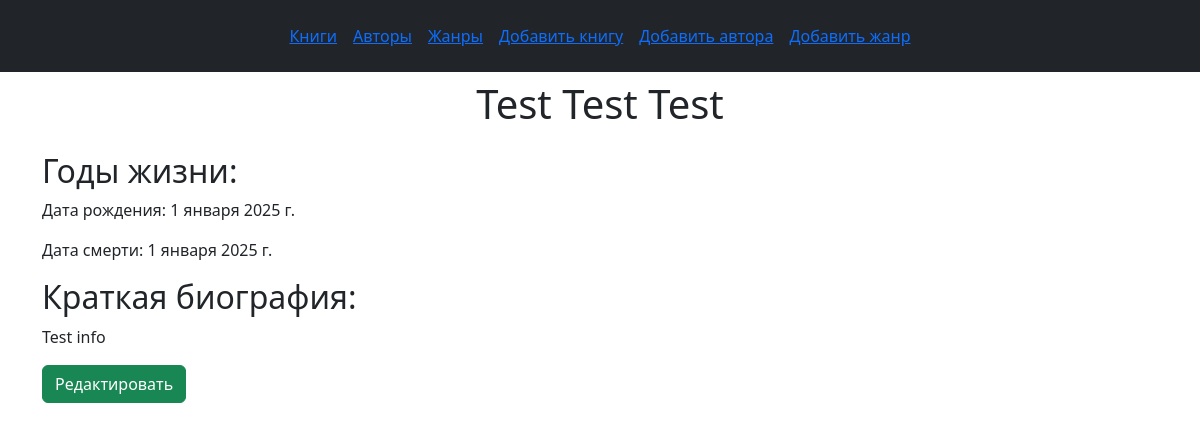
Page /authors/9 on the earlier database version.
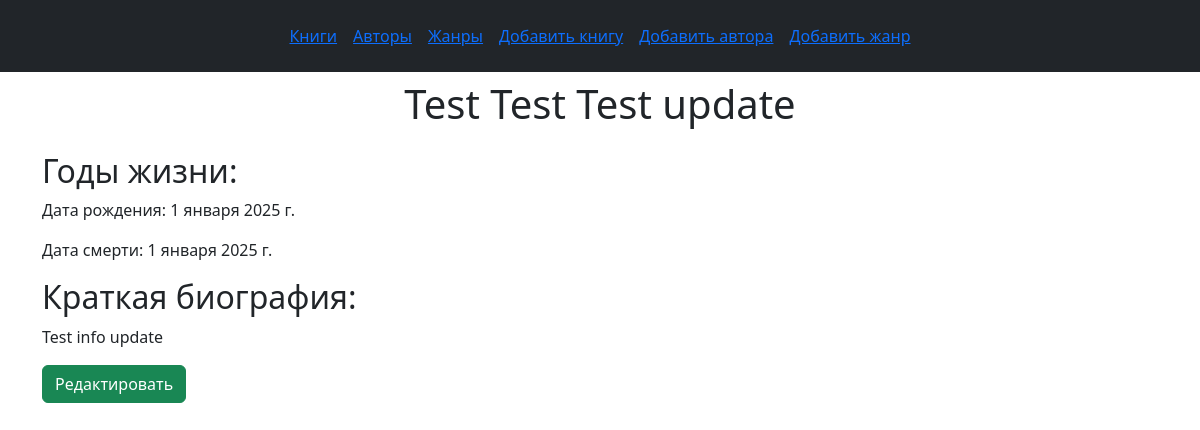
Same page on the later database version.
### books/models.py (models this page shows, shortened)
class Author(models.Model):
	fio = models.CharField('ФИО автора', max_length=255, db_index=True)
	bio = models.TextField('Биография автора', max_length=1000)
	birth_date = models.DateField('Дата рождения', blank=True)
	death_date = models.DateField('Дата смерти', blank=True)
	class Meta:
		ordering = ['fio']
		verbose_name = 'Автор'
		verbose_name_plural = 'Авторы'

### books/views.py (the view)
# urls.py: path('authors/<int:pk>', views.AuthorDetailView.as_view(), name='author_detail'),
class AuthorDetailView(DetailView):
	model = Author
	template_name = 'books/author_detail.html'
	context_object_name = 'author'

### books/templates/books/author_detail.html (shortened to what this page needs)
{% extends 'books/base.html' %}
{% block content %}
<div class="contaner-fluid">
	<h1 class="text-center mt-2">{{ author.fio }}</h1>
	<div class="d-flex justify-content-center mt-2">
		<div class="container">
			<h2 class="mt-3">Годы жизни:</h2>
			<p>Дата рождения: {{ author.birth_date }}</p>
			<p>Дата смерти: {{ author.death_date }}</p>
			<h2 class="mt-3">Краткая биография:</h2>
			<p class="mt-2">{{ author.bio }}</p>
			<a href="{% url 'author_update' author.pk %}" class="btn btn-success">Редактировать</a>
		</div>
	</div>
</div>
{% endblock %}

Differences in the rows shown:
changed Author: fio "Test Test Test" → "Test Test Test update"; bio "Test info" → "Test info update"
